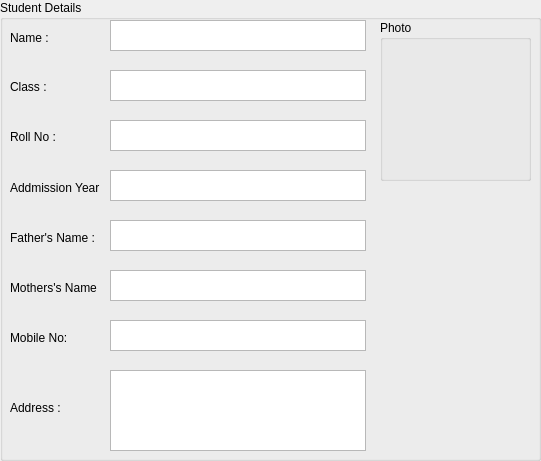
     <widget class="QGroupBox" name="groupBox">
      <property name="geometry">
       <rect>
        <x>0</x>
        <y>10</y>
        <width>541</width>
        <height>461</height>
       </rect>
      </property>
      <property name="title">
       <string>Student Details</string>
      </property>
      <widget class="QLabel" name="label_NAME">
       <property name="geometry">
        <rect>
         <x>10</x>
         <y>30</y>
         <width>61</width>
         <height>16</height>
        </rect>
       </property>
       <property name="sizeIncrement">
        <size>
         <width>0</width>
         <height>0</height>
        </size>
       </property>
       <property name="text">
        <string>Name :</string>
       </property>
      </widget>
      <widget class="QLabel" name="label_CLASS">
       <property name="geometry">
        <rect>
         <x>10</x>
         <y>80</y>
         <width>46</width>
         <height>13</height>
        </rect>
       </property>
       <property name="text">
        <string>Class :</string>
       </property>
      </widget>
      <widget class="QLabel" name="label_ROLL">
       <property name="geometry">
        <rect>
         <x>10</x>
         <y>130</y>
         <width>46</width>
         <height>13</height>
        </rect>
       </property>
       <property name="text">
        <string>Roll No :</string>
       </property>
      </widget>
      <widget class="QLabel" name="label_AYEAR">
       <property name="geometry">
        <rect>
         <x>10</x>
         <y>180</y>
         <width>91</width>
         <height>16</height>
        </rect>
       </property>
       <property name="text">
        <string>Addmission Year :</string>
       </property>
      </widget>
      <widget class="QLabel" name="label_FATHER">
       <property name="geometry">
        <rect>
         <x>10</x>
         <y>230</y>
         <width>91</width>
         <height>16</height>
        </rect>
       </property>
       <property name="text">
        <string>Father's Name :</string>
       </property>
      </widget>
      <widget class="QLabel" name="label_MOTHER">
       <property name="geometry">
        <rect>
         <x>10</x>
         <y>280</y>
         <width>91</width>
         <height>16</height>
        </rect>
       </property>
       <property name="text">
        <string>Mothers's Name :</string>
       </property>
      </widget>
      <widget class="QLabel" name="label_MOBILE">
       <property name="geometry">
        <rect>
         <x>10</x>
         <y>330</y>
         <width>71</width>
         <height>16</height>
        </rect>
       </property>
       <property name="text">
        <string>Mobile No:</string>
       </property>
      </widget>
      <widget class="QLabel" name="label_ADDRESS">
       <property name="geometry">
        <rect>
         <x>10</x>
         <y>400</y>
         <width>61</width>
         <height>16</height>
        </rect>
       </property>
       <property name="text">
        <string>Address :</string>
       </property>
      </widget>
      <widget class="QTextBrowser" name="textBrowser_NAME">
       <property name="geometry">
        <rect>
         <x>110</x>
         <y>20</y>
         <width>256</width>
         <height>31</height>
        </rect>
       </property>
      </widget>
      <widget class="QTextBrowser" name="textBrowser_CLASS">
       <property name="geometry">
        <rect>
         <x>110</x>
         <y>70</y>
         <width>256</width>
         <height>31</height>
        </rect>
       </property>
      </widget>
      <widget class="QTextBrowser" name="textBrowser_AYEAR">
       <property name="geometry">
        <rect>
         <x>110</x>
         <y>170</y>
         <width>256</width>
         <height>31</height>
        </rect>
       </property>
      </widget>
      <widget class="QTextBrowser" name="textBrowser_ROLL">
       <property name="geometry">
        <rect>
         <x>110</x>
         <y>120</y>
         <width>256</width>
         <height>31</height>
        </rect>
       </property>
      </widget>
      <widget class="QTextBrowser" name="textBrowser_FATHER">
       <property name="geometry">
        <rect>
         <x>110</x>
         <y>220</y>
         <width>256</width>
         <height>31</height>
        </rect>
       </property>
      </widget>
      <widget class="QTextBrowser" name="textBrowser_MOTHER">
       <property name="geometry">
        <rect>
         <x>110</x>
         <y>270</y>
         <width>256</width>
         <height>31</height>
        </rect>
       </property>
      </widget>
      <widget class="QTextBrowser" name="textBrowser_MOBILE">
       <property name="geometry">
        <rect>
         <x>110</x>
         <y>320</y>
         <width>256</width>
         <height>31</height>
        </rect>
       </property>
      </widget>
      <widget class="QTextBrowser" name="textBrowser_ADDRESS">
       <property name="geometry">
        <rect>
         <x>110</x>
         <y>370</y>
         <width>256</width>
         <height>81</height>
        </rect>
       </property>
      </widget>
      <widget class="QGroupBox" name="groupBox_5">
       <property name="geometry">
        <rect>
         <x>380</x>
         <y>20</y>
         <width>151</width>
         <height>161</height>
        </rect>
       </property>
       <property name="title">
        <string>Photo</string>
       </property>
       <widget class="QLabel" name="label_PHOTO">
        <property name="geometry">
         <rect>
          <x>10</x>
          <y>20</y>
          <width>131</width>
          <height>131</height>
         </rect>
        </property>
        <property name="text">
         <string/>
        </property>
       </widget>
      </widget>
     </widget>
